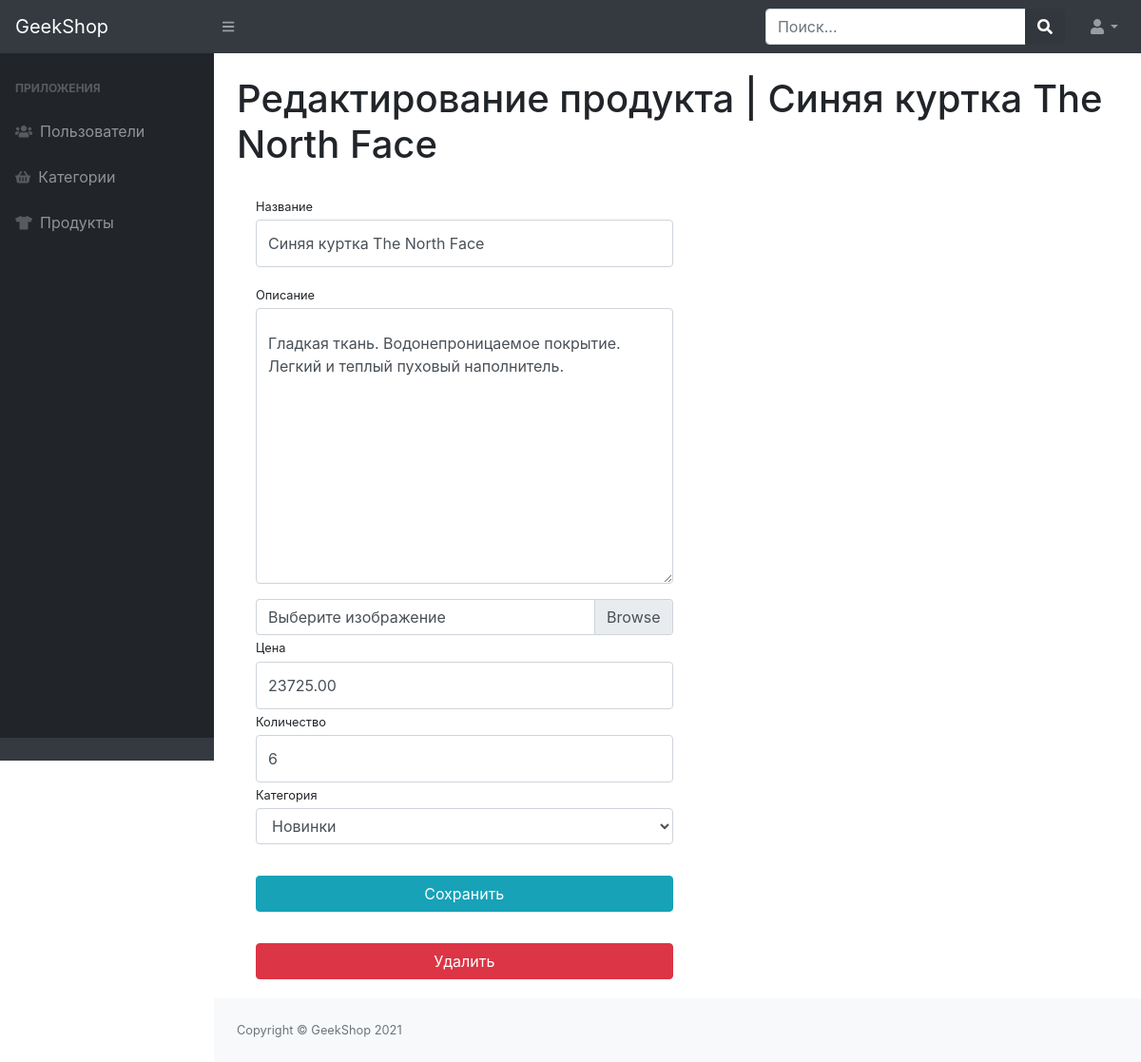
Page /admins/products_update/14/ (signed in) on the committed database.
### products/models.py (models this page shows, shortened)
class Product(models.Model):
    name = models.CharField(max_length=256)
    image = models.ImageField(upload_to='product_images', blank=True)
    description = models.TextField(blank=True)
    price = models.DecimalField(max_digits=8, decimal_places=2)
    quantity = models.PositiveIntegerField(default=0)
    category = models.ForeignKey(ProductCategory, on_delete=models.CASCADE)

### admins/views.py (the view)
# urls.py: path('products_update/<int:pk>/', ProductUpdateView.as_view(), name='admins_product_update'),
class ProductUpdateView(UpdateView, CustomDispatchMixin):
    model = Product
    form_class = ProductAdminEditForm
    template_name = 'admins/admin-product-update-delete.html'
    context_object_name = 'product'
    success_url = reverse_lazy('admins:admins_product')
    def get_context_data(self, *, object_list=None, **kwargs):
        context = super(ProductUpdateView, self).get_context_data(**kwargs)
        context['title'] = 'Админка | Обновление продукта'
        return context

### admins/forms.py
class ProductAdminEditForm(forms.ModelForm):
    image = forms.ImageField(widget=forms.FileInput(), required=False)
    class Meta:
        model = Product
        fields = ('name', 'image', 'description', 'price', 'quantity', 'category')
    def __init__(self, *args, **kwargs):
        super(forms.ModelForm, self).__init__(*args, **kwargs)
        for field_name, field in self.fields.items():
            if field_name == 'image' or field_name == 'category':
                field.widget.attrs['class'] = 'form-control'
            else:
                field.widget.attrs['class'] = 'form-control py-4'

### geekshop/mixin.py (called while the page is built)
    @method_decorator(user_passes_test(lambda u: u.is_superuser))
    def dispatch(self, request, *args, **kwargs):
        return super(CustomDispatchMixin, self).dispatch(request, *args, **kwargs)

### products/models.py (called while the page is built)
    def __str__(self):
        return self.name

### admins/templates/admins/admin-product-update-delete.html (shortened to what this page needs)
{% extends 'admins/base.html' %}
{% block content %}
    <div id="layoutSidenav_content">
        <main>
            <div class="container-fluid">
                <h1 class="mt-4">Редактирование продукта | {{ product.name }}</h1>
                <div class="card-body">
                    <form action="{% url 'admins:admins_product_update' product.id %}" method="post"
                          enctype="multipart/form-data">
                        <div class="form-row">
                            <div class="col-lg-6">
                                <div class="form-group">
                                    <label class="small mb-1" for="{{ form.name.id_for_label }}">Название</label>
                                    {{ form.name }}
                                </div>
                            </div>
                        </div>
                        <div class="form-row">
                            <div class="col-lg-6">
                                <div class="form-group">
                                    <label class="small mb-1"
                                           for="{{ form.description.id_for_label }}">Описание</label>
                                    {{ form.description }}
                                </div>
                            </div>
                        </div>
                        <div class="form-row">
                            <div class="col-lg-6">
                                <div class="custom-file">
                                    <label class="custom-file-label" for="{{ form.image.id_for_label }}">Выберите
                                        изображение</label>
                                </div>
                            </div>
                        </div>
                        <div class="form-row">
                            <div class="col-lg-6">
                                <label class="small mb-1" for="{{ form.price.id_for_label }}">Цена</label>
                                {{ form.price }}
                            </div>
                        </div>
                        <div class="form-row">
                            <div class="col-lg-6">
                                <label class="small mb-1" for="{{ form.quantity.id_for_label }}">Количество</label>
                                {{ form.quantity }}
                            </div>
                        </div>
                        <div class="form-row">
                            <div class="col-lg-6">
                                <label class="small mb-1" for="{{ form.category.id_for_label }}">Категория</label>
                                {{ form.category }}
                            </div>
                        </div>
                        <div class="form-row">
                            <div class="col-lg-6" style="margin-top: 33px;">
                                <input class="btn btn-info btn-block" type="submit" value="Сохранить">
                            </div>
                        </div>
                    </form>
                    <div class="form-row">
                        <div class="col-lg-6" style="margin-top: 33px;">
                            <form action="{% url 'admins:admins_product_delete' product.id %}" method="post">
                                <input class="btn btn-danger btn-block" type="submit" value="Удалить">
                            </form>
                        </div>
                    </div>
                </div>
            </div>
        </main>
        <footer class="py-4 bg-light mt-auto">
            <div class="container-fluid">
                <div class="d-flex align-items-center justify-content-between small">
                    <div class="text-muted">Copyright &copy; GeekShop 2021</div>
                </div>
            </div>
        </footer>
    </div>
{% endblock %}

### rows in the picture
Product: name "Синяя куртка The North Face", description "Гладкая ткань. Водонепроницаемое покрытие. Легкий и теплый пуховый наполнитель.", price "23725.00", quantity "6", category "Новинки"
